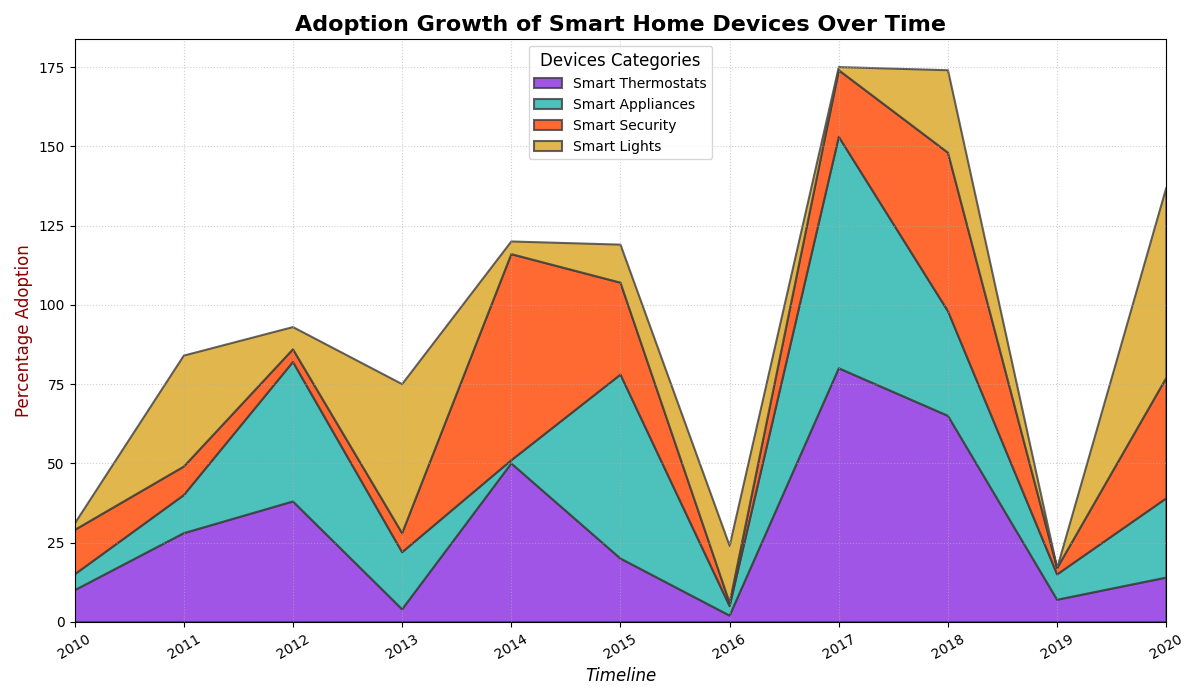

Reproduce this figure in Python.
import matplotlib.pyplot as plt
import numpy as np

devices = ["Smart Thermostats", "Smart Appliances", "Smart Security", "Smart Lights"]
years = np.arange(2010, 2021)

adoption_lights = [10, 28, 38, 4, 50, 20, 2, 80, 65, 7, 14]
adoption_thermostats = [5, 12, 44, 18, 1, 58, 3, 73, 33, 8, 25]
adoption_security = [14, 9, 4, 6, 65, 29, 1, 21, 50, 2, 38]
adoption_appliances = [2, 35, 7, 47, 4, 12, 18, 1, 26, 0, 60]

plt.figure(figsize=(12, 7))

plt.stackplot(years, adoption_lights, adoption_thermostats, adoption_security, adoption_appliances,
              labels=devices,
              colors=['#8A2BE2', '#20B2AA', '#FF4500', '#DAA520'], alpha=0.8,
              edgecolor=['#3D3D3D', '#464646', '#4F4F4F', '#585858'], linewidth=1.5)

plt.title("Adoption Growth of Smart Home Devices Over Time", fontsize=16, fontweight='bold')
plt.xlabel("Timeline", fontsize=12, fontstyle='italic')
plt.ylabel("Percentage Adoption", fontsize=12, color='darkred')
plt.xlim(years[0], years[-1])
plt.xticks(years, rotation=30)
plt.legend(loc='upper center', fontsize=10, title='Devices Categories', title_fontsize='12')

plt.grid(visible=True, linestyle=':', alpha=0.6)

plt.tight_layout()

plt.show()
